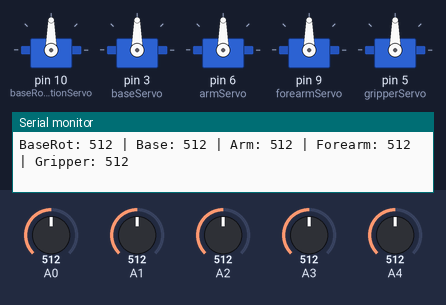
Simulated run of this sketch. Board: Arduino Uno, built with avr-gcc and run on an emulated ATmega328P. On the bench: 5 × servo, the last lines printed to the serial monitor. Inputs (shaded band) come from the test bench; at power-on: A0 = 512, A1 = 512, A2 = 512, A3 = 512, A4 = 512.

Above: at 1.2 s.
1.3 s: A0 set to 108
At 2.4 s:
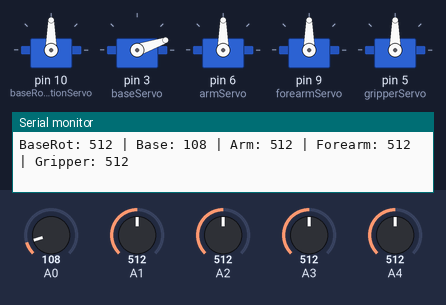
3.0 s: A0 set to 94
At 3.6 s:
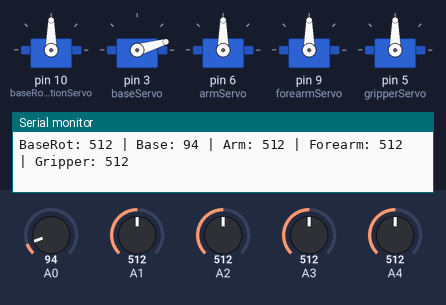
4.7 s: A1 set to 716
At 5.8 s:
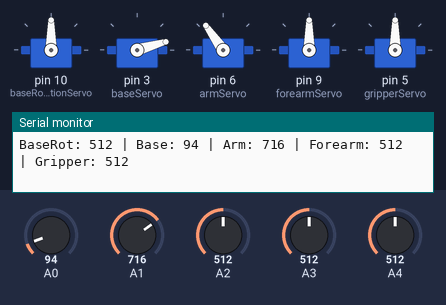
6.3 s: A2 set to 107
At 7.5 s:
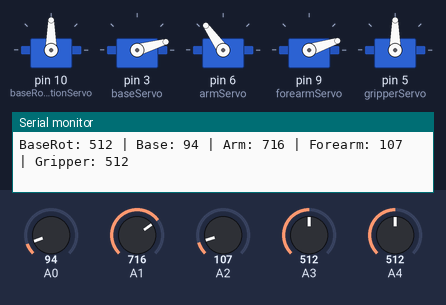
7.8 s: A2 set to 93
At 8.6 s:
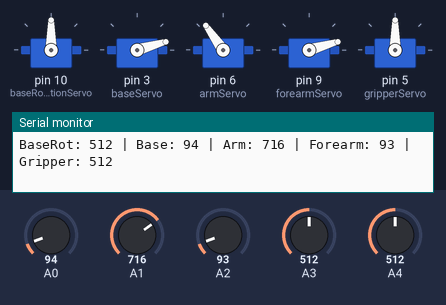
9.5 s: A3 set to 716
At 10.8 s:
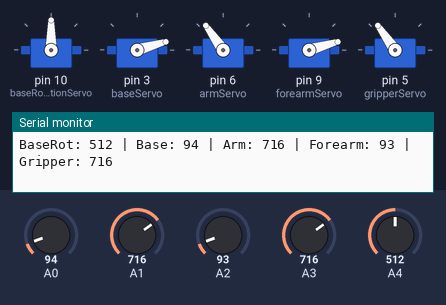
Timing chart, 0 to 12.1 s (numbered marks = the images above; inputs shaded):
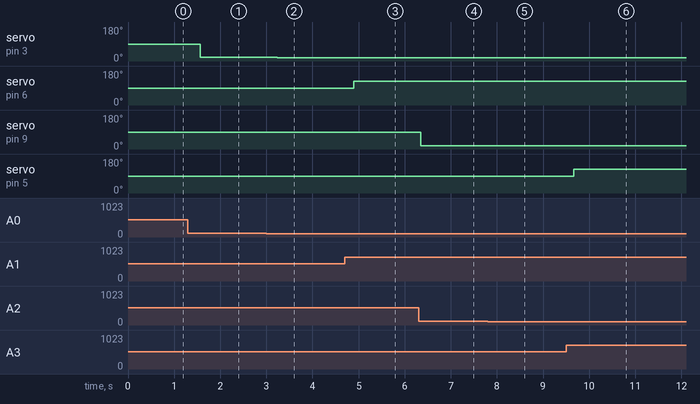

Measured:
- after the input at 1.3 s, servo on pin 3 (baseServo): 90° → 19° after 0.27 s
- after the input at 3.0 s, servo on pin 3 (baseServo): 19° → 16° after 0.23 s
- after the input at 4.7 s, servo on pin 6 (armServo): 90° → 125° after 0.19 s
- after the input at 6.3 s, servo on pin 9 (forearmServo): 90° → 18° at once
- after the input at 7.8 s, servo on pin 9 (forearmServo): 18° → 16° after 0.20 s
- after the input at 9.5 s, servo on pin 5 (gripperServo): 90° → 125° after 0.16 s

The sketch:

MANUPUTATOR_TEST2.ino
```cpp
#include <Servo.h>

// Define servo objects
Servo baseRotationServo;   // New: Base rotation
Servo baseServo;           // Shoulder
Servo armServo;            // Elbow
Servo forearmServo;        // Wrist
Servo gripperServo;        // Gripper

// Define potentiometer pins
const int potBaseRotation = A4;
const int potBase = A0;
const int potArm = A1;
const int potForearm = A2;
const int potGripper = A3;

void setup() {
  // Attach servos
  baseRotationServo.attach(10);
  baseServo.attach(3);
  armServo.attach(6);
  forearmServo.attach(9);
  gripperServo.attach(5);

  // Start Serial Monitor
  Serial.begin(9600);
}

void loop() {
  // Read smoothed analog values
  int valBaseRotation = smoothAnalog(potBaseRotation);
  int valBase = smoothAnalog(potBase);
  int valArm = smoothAnalog(potArm);
  int valForearm = smoothAnalog(potForearm);
  int valGripper = smoothAnalog(potGripper);

  // Map values to servo angles
  baseRotationServo.write(map(valBaseRotation, 0, 1023, 0, 180));
  baseServo.write(map(valBase, 0, 1023, 0, 180));
  armServo.write(map(valArm, 0, 1023, 0, 180));
  forearmServo.write(map(valForearm, 0, 1023, 0, 180));
  gripperServo.write(map(valGripper, 0, 1023, 0, 180));

  // Print to Serial Monitor
  Serial.print("BaseRot: "); Serial.print(valBaseRotation);
  Serial.print(" | Base: "); Serial.print(valBase);
  Serial.print(" | Arm: "); Serial.print(valArm);
  Serial.print(" | Forearm: "); Serial.print(valForearm);
  Serial.print(" | Gripper: "); Serial.println(valGripper);

  delay(100); // Optional: reduce if more responsiveness is needed
}

// Smoothing function to reduce signal noise
int smoothAnalog(int pin) {
  int total = 0;
  const int samples = 10;
  for (int i = 0; i < samples; i++) {
    total += analogRead(pin);
    delay(2);
  }
  return total / samples;
}
```
